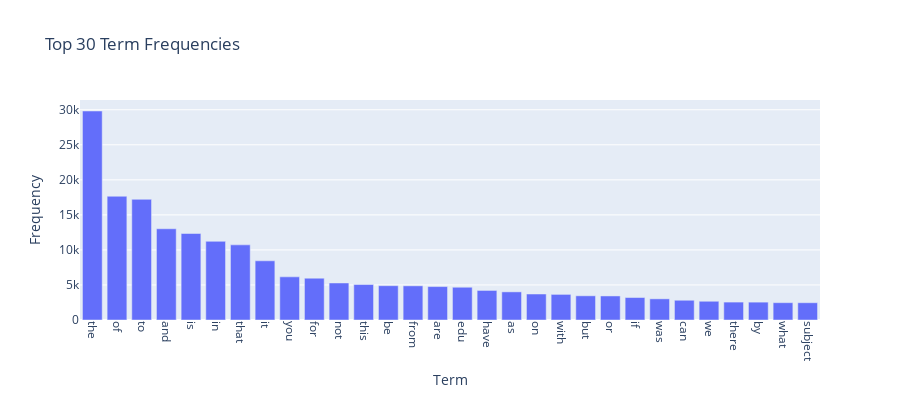

This figure's notebook cell:
### Markdown cell above
### >>> **Exercise 13 (take home):** 
The chart above only contains 300 vocabulary in the documents, and it's already computationally intensive to both compute and visualize. Can you efficiently reduce the number of terms you want to visualize as an exercise.

### Code cell
# Answer here
# Efficiently visualize only the top N most frequent terms
import plotly.express as px

N = 30  # Number of top terms to visualize
top_indices = term_frequencies.argsort()[-N:][::-1]
top_terms = count_vect.get_feature_names_out()[top_indices]
top_freqs = term_frequencies[top_indices]

fig = px.bar(x=top_terms, y=top_freqs, labels={'x': 'Term', 'y': 'Frequency'}, title=f'Top {N} Term Frequencies')
fig.update_layout(xaxis_tickangle=90, width=900, height=400)
fig.show()

### Figure 1 — Plotly figure (JSON) as saved in the notebook; plotly's stock layout.template omitted (floating-point values rounded to 4 significant figures)
{"data": [{"hovertemplate": "Term=%{x}<br>Frequency=%{y}<extra></extra>", "legendgroup": "", "marker": {"color": "#636efa", "pattern": {"shape": ""}}, "name": "", "orientation": "v", "showlegend": false, "textposition": "auto", "type": "bar", "x": ["the", "of", "to", "and", "is", "in", "that", "it", "you", "for", "not", "this", "be", "from", "are", "edu", "have", "as", "on", "with", "but", "or", "if", "was", "can", "we", "there", "by", "what", "subject"], "xaxis": "x", "y": [29825, 17660, 17222, 13017, 12343, 11226, 10723, 8447, 6157, 5962, 5285, 5063, 4898, 4877, 4769, 4675, 4218, 4015, 3709, 3655, 3453, 3432, 3208, 3020, 2818, 2674, 2556, 2548, 2472, 2464], "yaxis": "y"}], "layout": {"barmode": "relative", "height": 400, "legend": {"tracegroupgap": 0}, "title": {"text": "Top 30 Term Frequencies"}, "width": 900, "xaxis": {"anchor": "y", "domain": [0, 1], "tickangle": 90, "title": {"text": "Term"}}, "yaxis": {"anchor": "x", "domain": [0, 1], "title": {"text": "Frequency"}}}}
